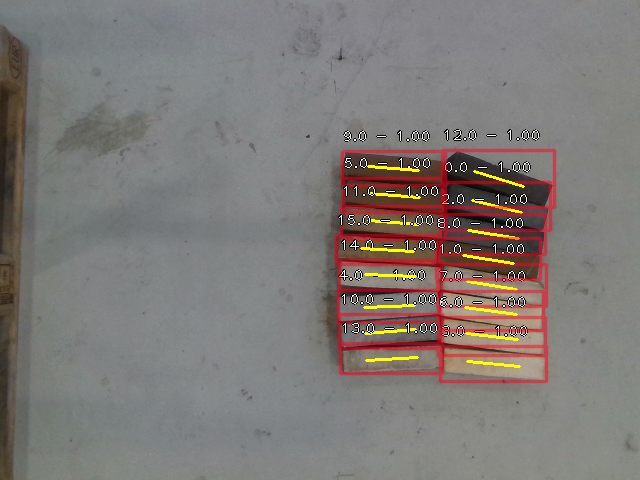
//> input picture 02 Deep Learning/RetinaNet with Angle/examples/Evaluations/colorIMG_70.png, 640 x 480 px
$ ./main   (built with g++ and OpenCV 4)
//> lines starting //> are read from the running program, lines starting //| are printed output that depends on the picture; after the words box and inside, x2 and y2 are one past the last pixel; in counts of white or black regions, pixels touching at a corner belong together
### Includes/BB_detector.h
#ifndef BB_DETECTOR_H
#define BB_DETECTOR_H

#include <vector>
#include <opencv2/opencv.hpp>

using namespace  std;
class BB_detector
{
public:
    BB_detector();
    void detect_BB(vector<vector<double>> lines);

    //private:
    vector<cv::Rect> BB;
    int img_height;
    int img_width;
    vector<vector<vector<double>>> cluster_lines(vector<vector<double>> lines);
    vector<vector<double>> sort_lines(vector<vector<double>> lines);
    vector<cv::Point2f> get_points_on_line(vector<double> line);
    cv::Point2f get_intersection(vector<double> line1, vector<double> line2);
    vector<vector<cv::Point2f>> get_intersection_matrix(vector<vector<vector<double>>> clustered_lines);
    bool point_within_boundaries(cv::Point2f point);
    void get_bounding_boxes(vector<vector<cv::Point2f>> intersection_matrix);
    bool accept_detection(cv::RotatedRect rotated_BB);


};

#endif // BB_DETECTOR_H

### Includes/annotation_loader.h
#ifndef ANNOTATION_LOADER_H
#define ANNOTATION_LOADER_H
#include <string>
#include <opencv2/opencv.hpp>
#include <regex>


class Annotation_loader
{
public:
    Annotation_loader();
    void LoadAnnotation(std::string path);
    std::string imagePath;
    std::vector<std::vector<cv::Point2f>> Rect_list;

private:
    void replace_null(std::string path);
};

#endif // ANNOTATION_LOADER_H

### Includes/data_loader.h
#ifndef DATA_LOADER_H
#define DATA_LOADER_H
#include <opencv2/opencv.hpp>
#include <vector>
#include "annotation_loader.h"

class Data_loader
{
public:
    Data_loader();
    Data_loader(std::string path_to_folder);
    bool loadNext();
    std::vector<cv::Rect> Bounding_boxes;
    std::vector<double> angle_vector;
    cv::Mat img;
    std::string image_path;

private:
    std::vector<std::string> file_paths;
    std::string path_folder;
    unsigned int file_paths_iterator;
    Annotation_Loader annotation_loader;
    std::vector<cv::Rect> convert_points_to_rects(std::vector<std::vector<cv::Point2f>> annotation_points);
    std::vector<double> convert_points_to_angles(std::vector<std::vector<cv::Point2f>> annotation_points);
    bool ends_with(const std::string &mainStr, const std::string &toMatch);
};

#endif // DATA_LOADER_H

### Includes/brick_detector.h
#ifndef BRICK_DETECTOR_H
#define BRICK_DETECTOR_H
#include "Hough_space.h"
#include "data_loader.h"
#include "BB_detector.h"


class Brick_Detector
{
public:
    Brick_Detector(std::string path_to_folder);
    void predict_all_images();
    std::vector<std::vector<double>> get_lines(cv::Mat img);
    void show_predictions(cv::Mat img, std::vector<cv::Rect> BB);
    void show_lines(cv::Mat img, vector<vector<double>> lines);
    Data_loader data_loader;
    BB_detector boundingBox_detector;
    int uppper_thres_canny = 140;
    int lower_thres_canny = 60;

    double calc_intersection(cv::Rect rect1, cv::Rect rect2);
    double calc_union(cv::Rect rect1, cv::Rect rect2);


private:
};

#endif // BRICK_DETECTOR_H

### Includes/Hough_space.h
#pragma once
#include <opencv2/opencv.hpp>
#include <iostream>
struct shifted_hough {
	cv::Mat hough_space;
	int split_value;
};

class Hough_space
{
public:
	Hough_space();
	Hough_space(cv::Mat edge_img);
	//-------- methods -----------
	void save_to_csv(std::string filename);
	// ------ Not settled on yet --------
	std::vector<std::vector<double>> find_lines();
	double split_angle;

private:
	cv::Mat edge_img;
	cv::Mat hough_matrix;
	int img_height;
	int img_width;
	int hough_height;
	int hough_width;
	int resolution_rho;
	int rho_max;
	float resolution_theta;
	int num_angle;
	float accum_threshold;
	std::vector<float> theta_tick;
	std::vector<int> rho_tick;
	std::vector<std::vector<double>> lines;
	cv::RNG rng;

	//-------------- Methods ---------------------
	cv::Point get_parameters(cv::Point idx_point);
	void initialise_hough_space();
	void fill_ticks();
	int clusters_at_border(cv::Mat hough_space_bin);
	int find_splitting_line(cv::Mat hough_space_bin);
	std::vector<std::vector<cv::Point>> inverse_shift_points(std::vector<std::vector<cv::Point>> contours, int theta_split);
	std::vector<cv::Point2f> inverse_shift_single_contour(std::vector<cv::Point2f> contour, int theta_split);
	cv::Point2f inverse_shift_single_point(cv::Point2f point, int theta_split);
	void show_contours(std::vector<std::vector<cv::Point>> contour_list);
	std::vector<double> convert_to_line(cv::Point pos_hough_space);
	std::vector<double> convert_to_line(cv::Point2f pos_hough_space);
	cv::Point get_maximum(std::vector<cv::Point> contour);
	cv::Point2f get_weighted_average(std::vector<cv::Point> contour, int split_value);
	void shift_hough(cv::Mat hough_space_src, cv::Mat& hough_space_dst, int split_value);

};

### Includes/Brick_Detector.h
#pragma once
#include <opencv2/opencv.hpp>
#include <vector>
#include "Hough_space.h"
struct prediction {
	cv::Rect rect;
	cv::RotatedRect rotated_rect;
	cv::Point2d angle_vector;
};

class Brick_Detector
{

public:
	Brick_Detector();
	Brick_Detector(cv::Mat img);
	void detect();
	void detect(cv::Mat img);
	void set_img(cv::Mat img);
	std::vector<prediction> predictions;
    std::vector<std::vector<double>> lines;

private:
	cv::Mat img;
    Hough_space hough;
    int canny_thres_low;
    int canny_thres_high;

    void clear_all();
    void clear_predictions();
    void find_lines();
    void find_BB(std::vector<std::vector<std::vector<double>>> clustered_lines);
    void find_edges(cv::Mat &src, cv::Mat &dst);

    std::vector<std::vector<std::vector<double>>> cluster_lines();
    std::vector<std::vector<double>> sort_lines(std::vector<std::vector<double>> lines);
    std::vector<std::vector<cv::Point2f>> find_intersection_matrix(std::vector<std::vector<std::vector<double>>> clustered_lines_sorted);
    cv::Point2f find_intersection(std::vector<double> line1, std::vector<double> line2);
    std::vector<cv::Point2f> get_points_on_line(std::vector<double> line);
    void convert_intections_to_BB(std::vector<std::vector<cv::Point2f>> intersection_matrix);
    bool accept_detection(cv::RotatedRect rotated_BB);
};

### Includes/util.h
#ifndef UTIL_H
#define UTIL_H

#include <vector>
#include <opencv2/opencv.hpp>
#include "Brick_Detector.h"


namespace util
{

// [45 lines left out: functions print_bounding_boxes, print_bounding_boxes, print_lines, print_rotated_bounding_boxes, not called in this run]


}
#endif // UTIL_H

### 01 Classic Vision/Fig_BB_between_GT/main.cpp
#include <iostream>
#include <opencv2/opencv.hpp>
#include "../Includes/util.h"

using namespace std;

std::string image_str = "colorIMG_70";


std::vector<cv::Rect> convert_to_rect(std::vector<std::vector<double>> preds, int x_shift, int y_shift)
{
//> called with x_shift = 240, y_shift = 100
    std::vector<cv::Rect> output;

    for(int i = 0; i < preds.size(); i++)
    {
        output.push_back(cv::Rect(cv::Point2f(preds[i][0] - x_shift, preds[i][1]- y_shift), cv::Point2f(preds[i][2] - x_shift, preds[i][3]- y_shift)));
    }
    return output;
}

int main()
{

    std::vector<std::vector<double>> BB_preds = {{444.58536, 182.85445, 549.83575, 231.30385},
                                                 {439.524 , 291.79224, 544.2153 , 330.54544},
                                                 {441.35748, 215.16922, 545.4128 , 255.61458},
                                                 {438.9872 , 264.69214, 546.8136 , 307.15866},
                                                 {438.8369 , 317.7118 , 546.16486, 357.36438},
                                                 {342.41812, 150.74985, 446.10077, 185.25732},
                                                 {343.94406, 179.8474 , 446.19427, 212.79593},
                                                 {337.9504 , 290.60098, 439.63986, 322.66125},
                                                 {338.74393, 315.69995, 441.92194, 347.99582},
                                                 {446.45358, 151.62517, 553.26166, 206.89998},
                                                 {436.40933, 240.35266, 539.81616, 279.22168},
                                                 {340.6131 , 206.76103, 445.0098 , 239.46117},
                                                 {338.55066, 260.45023, 441.8562 , 290.81055},
                                                 {440.74417, 344.917 , 547.85815, 381.4867 },
                                                 {339.93634, 343.7037 , 443.00406, 375.39413},
                                                 {336.08865, 235.48868, 438.57547, 265.18112},
                                                 {343.06216, 166.40588, 445.69513, 197.08975}};

   int x_shift = 240;
   int y_shift = 100;
   std::vector<cv::Rect> BB_preds_rect = convert_to_rect(BB_preds, x_shift, y_shift);
   cv::Mat img = cv::imread("../../03 Data/Simple Dataset Copied/" + image_str + ".png");
//> img is the input picture: 480 rows x 640 cols, CV_8UC3; mean B, G, R 118.4, 121.6, 127.2
   cv::Rect roi(cv::Point(x_shift, y_shift), cv::Point(x_shift + 385, y_shift + 350));
   img = img(roi);
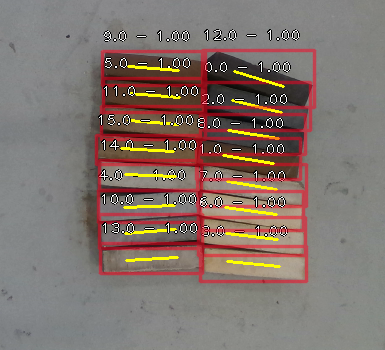
//> img: 350 rows x 385 cols, CV_8UC3; mean B, G, R 108.9, 115.5, 130.5

   for(int i = 0; i < BB_preds_rect.size(); i++)
   {
       //cv::Mat img_clone = img.clone();
       if(i == 16)
       {
           cv::rectangle(img, BB_preds_rect[i].tl(), BB_preds_rect[i].br(), cv::Scalar(0, 0, 255),2);

       }
       else
       {
            cv::rectangle(img, BB_preds_rect[i].tl(), BB_preds_rect[i].br(), cv::Scalar(0, 255, 0),1);
       }


       cv::imshow("img", img);
       std::cout << "Annotation Number: "<<i << std::endl;
       //cv::waitKey(0);

   }
//> this loop made 17 passes
//> pass 1, `cv::imshow("img", img);`:
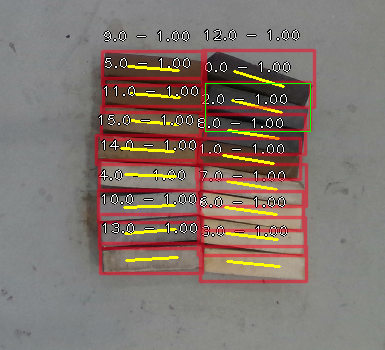
//> window 'img': 350 rows x 385 cols, CV_8UC3; mean B, G, R 108.8, 115.9, 130.1
//> pass 2, `cv::imshow("img", img);`:
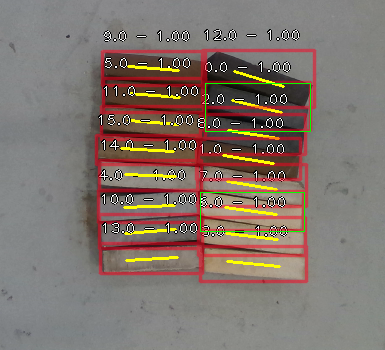
//> window 'img': 350 rows x 385 cols, CV_8UC3; mean B, G, R 108.6, 116.3, 129.7
//> after the loop:
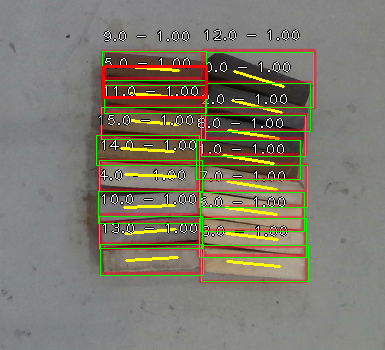
//> img: 350 rows x 385 cols, CV_8UC3; 3.69% of pixels changed, all inside (x1, y1, x2, y2) = (96, 51, 314, 282)

    imwrite("BB_between_TP.png", img);
    cv::waitKey(0);
    cout << "Hello World!" << endl;
    return 0;
}

$ run again, with 02 Deep Learning/RetinaNet with Angle/examples/Evaluations/colorIMG_101.png copied over 02 Deep Learning/RetinaNet with Angle/examples/Evaluations/colorIMG_70.png
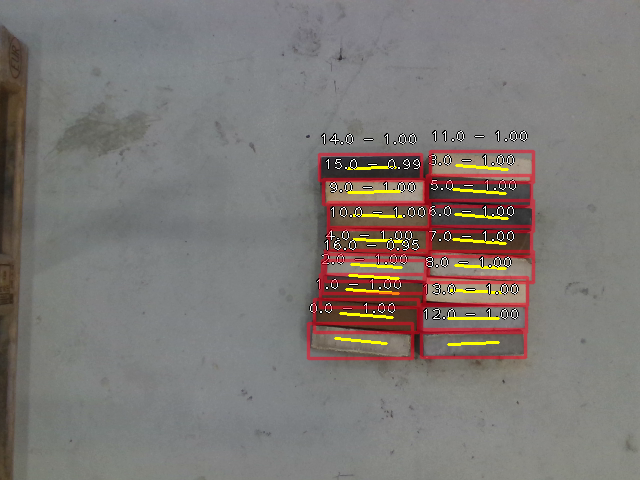
//> input picture 02 Deep Learning/RetinaNet with Angle/examples/Evaluations/colorIMG_101.png, 640 x 480 px
//> img is the input picture: 480 rows x 640 cols, CV_8UC3; mean B, G, R 116.6, 119.9, 125.7
//> the loop `for(int i = 0; i < BB_preds_rect.size(); i++)` made 17 passes
//> pass 1, `cv::imshow("img", img);`:
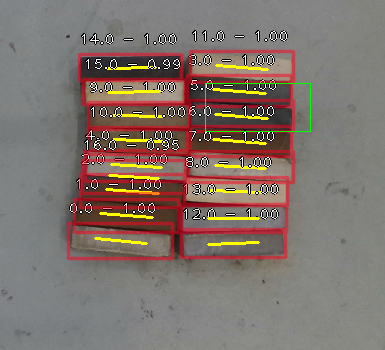
//> window 'img': 350 rows x 385 cols, CV_8UC3; mean B, G, R 107.8, 115.2, 128.8
//> after the loop `for(int i = 0; i < BB_preds_rect.size(); i++)`:
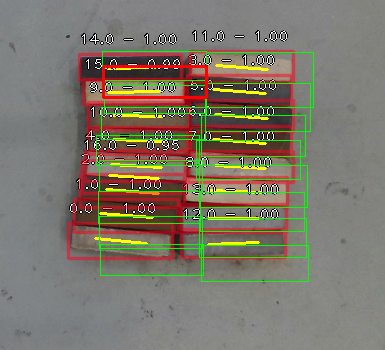
//> img: 350 rows x 385 cols, CV_8UC3; mean B, G, R 105, 118.9, 125.5

$ run again, with 02 Deep Learning/RetinaNet with Angle/examples/Evaluations/colorIMG_105.png copied over 02 Deep Learning/RetinaNet with Angle/examples/Evaluations/colorIMG_70.png
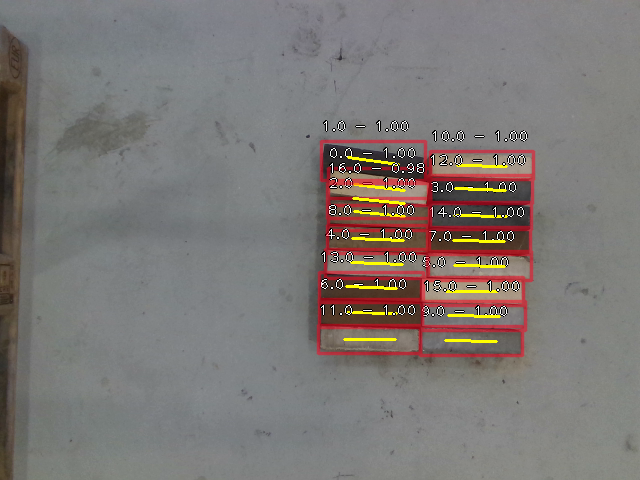
//> input picture 02 Deep Learning/RetinaNet with Angle/examples/Evaluations/colorIMG_105.png, 640 x 480 px
//> img is the input picture: 480 rows x 640 cols, CV_8UC3; mean B, G, R 117.1, 119.7, 124.9
//> the loop `for(int i = 0; i < BB_preds_rect.size(); i++)` made 17 passes
//> pass 1, `cv::imshow("img", img);`:
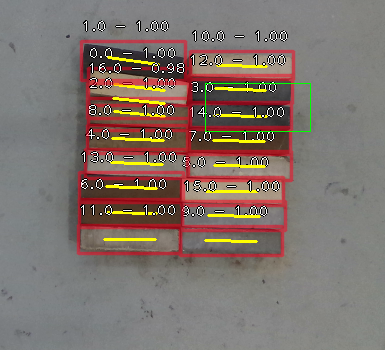
//> window 'img': 350 rows x 385 cols, CV_8UC3; mean B, G, R 108.2, 115, 128
//> after the loop `for(int i = 0; i < BB_preds_rect.size(); i++)`:
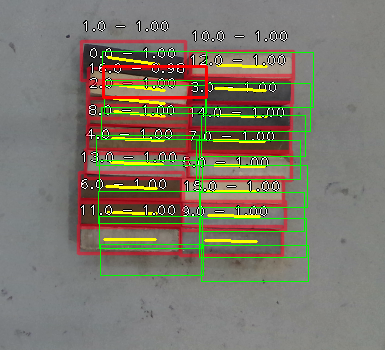
//> img: 350 rows x 385 cols, CV_8UC3; mean B, G, R 105.4, 118.7, 124.8

$ run again, with 02 Deep Learning/RetinaNet with Angle/examples/Evaluations/colorIMG_11.png copied over 02 Deep Learning/RetinaNet with Angle/examples/Evaluations/colorIMG_70.png
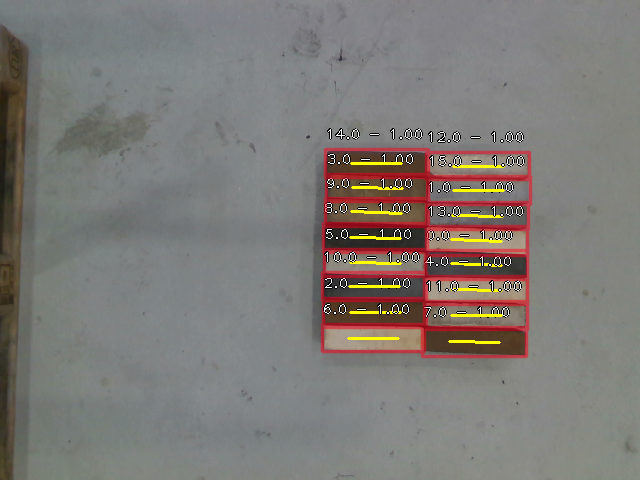
//> input picture 02 Deep Learning/RetinaNet with Angle/examples/Evaluations/colorIMG_11.png, 640 x 480 px
//> img is the input picture: 480 rows x 640 cols, CV_8UC3; mean B, G, R 118.4, 122.2, 126.1
//> the loop `for(int i = 0; i < BB_preds_rect.size(); i++)` made 17 passes
//> pass 1, `cv::imshow("img", img);`:
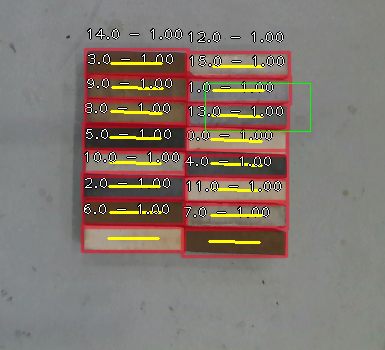
//> window 'img': 350 rows x 385 cols, CV_8UC3; mean B, G, R 111.2, 118.7, 130.6
//> after the loop `for(int i = 0; i < BB_preds_rect.size(); i++)`:
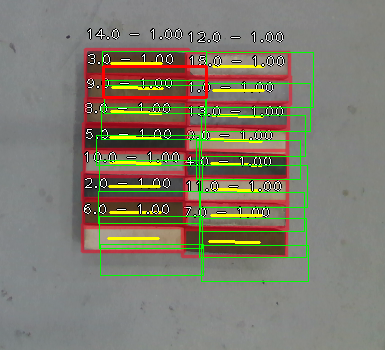
//> img: 350 rows x 385 cols, CV_8UC3; mean B, G, R 108.4, 122.7, 127.6
